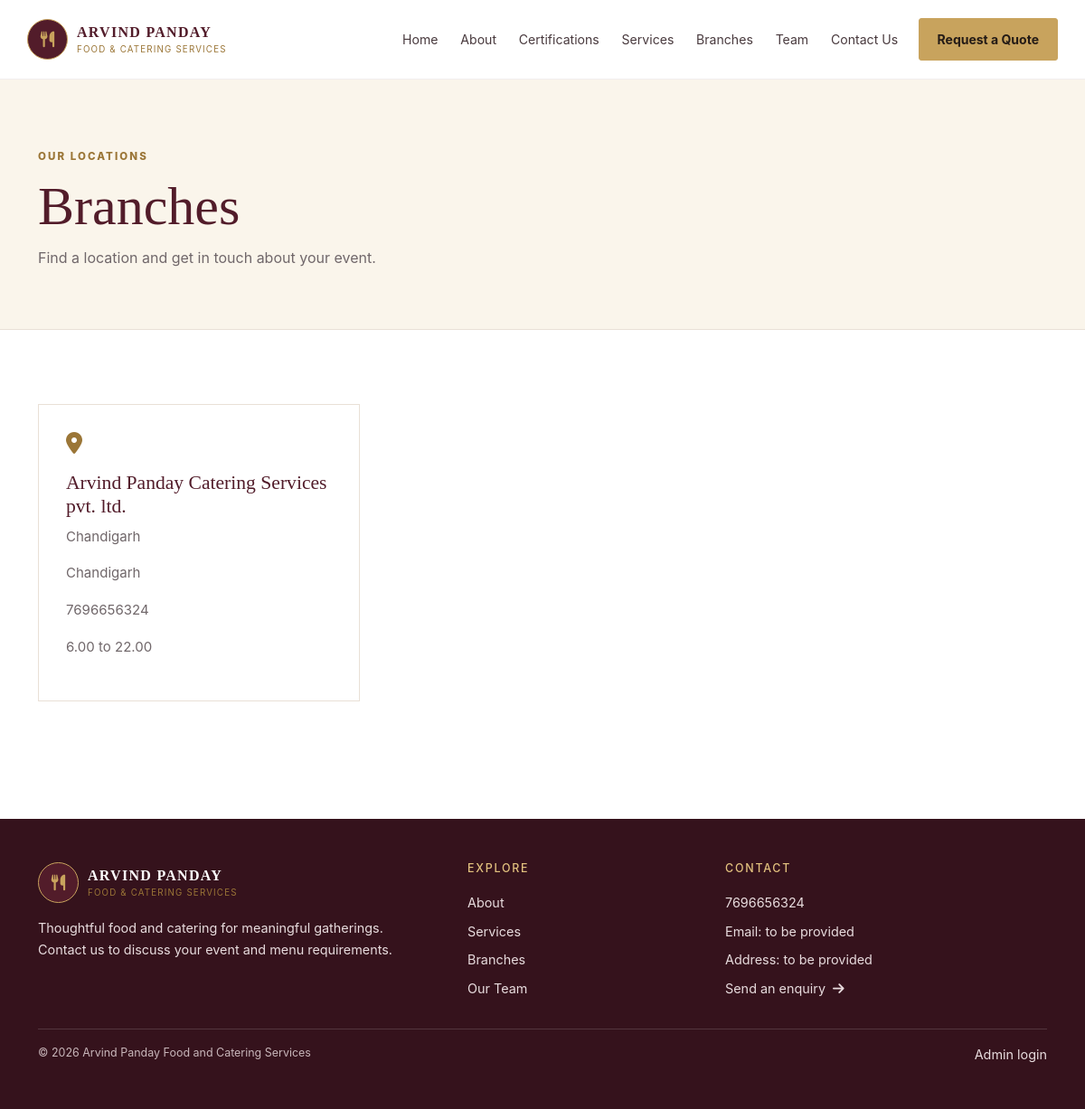
Screenshot of /branches with the database file from the repository.
### app.py (models this page shows)
class Branch(db.Model):
    id = db.Column(db.Integer, primary_key=True)
    name = db.Column(db.String(140), nullable=False)
    address = db.Column(db.Text, nullable=False, default="Address to be confirmed")
    city = db.Column(db.String(100), nullable=False, default="City to be confirmed")
    phone = db.Column(db.String(50), default="Contact details to be confirmed")
    hours = db.Column(db.String(160), default="Hours to be confirmed")
    map_url = db.Column(db.String(500), default="")
    published = db.Column(db.Boolean, default=True, nullable=False)

class SiteSetting(db.Model):
    id = db.Column(db.Integer, primary_key=True)
    key = db.Column(db.String(100), unique=True, nullable=False)
    value = db.Column(db.Text, nullable=False, default="")

### app.py (the view)
@app.route("/branches")
def branches():
    items = Branch.query.filter_by(published=True).order_by(Branch.name.asc()).all()
    return render_template("branches.html", branches=items)

### app.py (called while the page is built)
@app.context_processor
def inject_site_settings():
    settings = {s.key: s.value for s in SiteSetting.query.all()} if app.config.get("SQLALCHEMY_DATABASE_URI") else {}
    return {"site_settings": settings, "current_year": datetime.now().year}

### templates/branches.html (shortened to what this page needs)
{% extends "base.html" %}
{% block content %}
<section class="page-hero"><div class="container"><span class="eyebrow">OUR LOCATIONS</span><h1>Branches</h1><p>Find a location and get in touch about your event.</p></div></section>
<section class="container section-pad"><div class="row g-4">{% for branch in branches %}<div class="col-md-6 col-lg-4"><div class="branch-card h-100"><i class="fa-solid fa-location-dot"></i><h3>{{ branch.name }}</h3><p>{{ branch.address }}</p><p>{{ branch.city }}</p><p>{{ branch.phone }}</p><p>{{ branch.hours }}</p>{% if branch.map_url %}<a class="text-link" href="{{ branch.map_url }}" target="_blank" rel="noopener">Get directions <i class="fa-solid fa-arrow-up-right-from-square ms-1"></i></a>{% endif %}</div></div>{% else %}<div class="col-12"><div class="empty-state">Branch details will be added after locations are confirmed.</div></div>{% endfor %}</div></section>
{% endblock %}

### templates/base.html (shortened to what this page needs)
<!doctype html>
<html lang="en">
<head>
  <link href="https://cdn.jsdelivr.net/npm/bootstrap@5.3.3/dist/css/bootstrap.min.css" rel="stylesheet">
  <link href="https://cdnjs.cloudflare.com/ajax/libs/font-awesome/6.5.2/css/all.min.css" rel="stylesheet">
  <link href="{{ url_for('static', filename='css/style.css') }}" rel="stylesheet">
</head>
<body>
<header class="site-header">
  <nav class="navbar navbar-expand-lg container py-3">
    <a class="navbar-brand brand-lockup" href="{{ url_for('home') }}">
      <span class="brand-mark"><i class="fa-solid fa-utensils"></i></span>
      <span><strong>ARVIND PANDAY</strong><small>FOOD & CATERING SERVICES</small></span>
    </a>
    <div class="collapse navbar-collapse" id="mainNav">
      <ul class="navbar-nav ms-auto align-items-lg-center gap-lg-1">
        <li class="nav-item"><a class="nav-link" href="{{ url_for('home') }}">Home</a></li>
        <li class="nav-item"><a class="nav-link" href="{{ url_for('about') }}">About</a></li>
        <li class="nav-item"><a class="nav-link" href="{{ url_for('certifications') }}">Certifications</a></li>
        <li class="nav-item"><a class="nav-link" href="{{ url_for('services') }}">Services</a></li>
        <li class="nav-item"><a class="nav-link" href="{{ url_for('branches') }}">Branches</a></li>
        <li class="nav-item"><a class="nav-link" href="{{ url_for('team') }}">Team</a></li>
        <li class="nav-item"><a class="nav-link" href="{{ url_for('contact') }}">Contact Us</a></li>
        <li class="nav-item ms-lg-2"><a class="btn btn-gold btn-sm" href="{{ url_for('contact') }}">Request a Quote</a></li>
      </ul>
    </div>
  </nav>
</header>
<main>{% block content %}{% endblock %}</main>
<footer class="site-footer mt-5">
  <div class="container py-5">
    <div class="row g-4">
      <div class="col-lg-5"><div class="brand-lockup footer-brand"><span class="brand-mark"><i class="fa-solid fa-utensils"></i></span><span><strong>ARVIND PANDAY</strong><small>FOOD & CATERING SERVICES</small></span></div><p class="footer-copy mt-3">Thoughtful food and catering for meaningful gatherings. Contact us to discuss your event and menu requirements.</p></div>
      <div class="col-6 col-lg-3"><h6>Explore</h6><a href="{{ url_for('about') }}">About</a><a href="{{ url_for('services') }}">Services</a><a href="{{ url_for('branches') }}">Branches</a><a href="{{ url_for('team') }}">Our Team</a></div>
      <div class="col-6 col-lg-4"><h6>Contact</h6><p>{{ site_settings.get('business_phone') or 'Phone: to be provided' }}</p><p>{{ site_settings.get('business_email') or 'Email: to be provided' }}</p><p>{{ site_settings.get('business_address') or 'Address: to be provided' }}</p><a href="{{ url_for('contact') }}">Send an enquiry <i class="fa-solid fa-arrow-right ms-1"></i></a></div>
    </div>
    <div class="footer-bottom mt-4 pt-3"><span>© {{ current_year }} Arvind Panday Food and Catering Services</span><a href="{{ url_for('admin_login') }}">Admin login</a></div>
  </div>
</footer>
</body></html>

### static/css/style.css (style rules this page uses)
:root { --maroon:#521c2a;--maroon-deep:#35121c;--gold:#c8a35d;--gold-dark:#9b7637;--cream:#faf5eb;--ink:#282326;--muted:#70676a;--line:#e9e0d6;--white:#fff }
* { box-sizing:border-box }
body { font-family:Inter,system-ui,-apple-system,"Segoe UI",sans-serif;color:var(--ink);background:#fff;line-height:1.65 }
.site-header { background:#fff;border-bottom:1px solid rgba(82,28,42,.08);position:sticky;top:0;z-index:1000 }
.brand-lockup { display:flex;align-items:center;gap:10px;color:var(--maroon);text-decoration:none;line-height:1.2 }
.brand-lockup strong { display:block;font-family:Georgia,serif;letter-spacing:.08em;font-size:1rem }
.brand-lockup small { display:block;font-size:.61rem;letter-spacing:.12em;color:var(--gold-dark);margin-top:4px }
.brand-mark { display:grid;place-items:center;width:45px;height:45px;border-radius:50%;background:var(--maroon);color:var(--gold);border:1px solid var(--gold);font-size:1.1rem;flex-shrink:0 }
.navbar .nav-link { font-size:.88rem;color:#493a3e;padding:.6rem .65rem!important }
.btn-gold { background:var(--gold);border:1px solid var(--gold);color:#241b16;font-weight:700;border-radius:3px;padding:.75rem 1.25rem }
.eyebrow { font-size:.72rem;letter-spacing:.18em;color:var(--gold-dark);font-weight:800 }
.section-pad { padding-top:82px;padding-bottom:82px }
.service-card,.branch-card,.team-card { border:1px solid var(--line);padding:30px;background:#fff;transition:transform .2s,box-shadow .2s }
.service-card h3,.branch-card h3,.team-card h3 { font-family:Georgia,serif;color:var(--maroon);font-size:1.35rem }
.service-card p,.branch-card p,.team-card p { color:var(--muted);font-size:.94rem }
.branch-card>i { font-size:1.5rem;color:var(--gold-dark);margin-bottom:20px }
.site-footer { background:var(--maroon-deep);color:#fff }
.footer-brand { color:#fff }
.footer-copy { color:#d7c8cb;max-width:400px }
.site-footer h6 { font-size:.78rem;letter-spacing:.14em;text-transform:uppercase;color:#e2c17e;margin-bottom:18px }
.site-footer a:not(.brand-lockup) { display:block;color:#e8dcde;text-decoration:none;margin:.5rem 0;font-size:.9rem }
.site-footer p { color:#e8dcde;font-size:.9rem;margin-bottom:.5rem }
.footer-bottom { border-top:1px solid rgba(255,255,255,.15);display:flex;justify-content:space-between;gap:16px;color:#c8b6ba;font-size:.78rem }
.footer-bottom a { margin:0!important }
.page-hero { background:var(--cream);padding:70px 0 65px;border-bottom:1px solid var(--line) }
.page-hero h1 { font-family:Georgia,serif;color:var(--maroon);font-size:clamp(2.5rem,5vw,4rem);margin:.5rem 0 }
.page-hero p { color:var(--muted);margin:0;max-width:680px }

### rows the page displays
Branch: name "Arvind Panday Catering Services pvt. ltd.", address "Chandigarh", city "Chandigarh", phone "7696656324", hours "6.00 to 22.00"
SiteSetting: value "7696656324"

### other values shown
{{ site_settings.get('business_email') or 'Email: to be provided' }} "Email: to be provided"
{{ site_settings.get('business_address') or 'Address: to be provided' }} "Address: to be provided"
